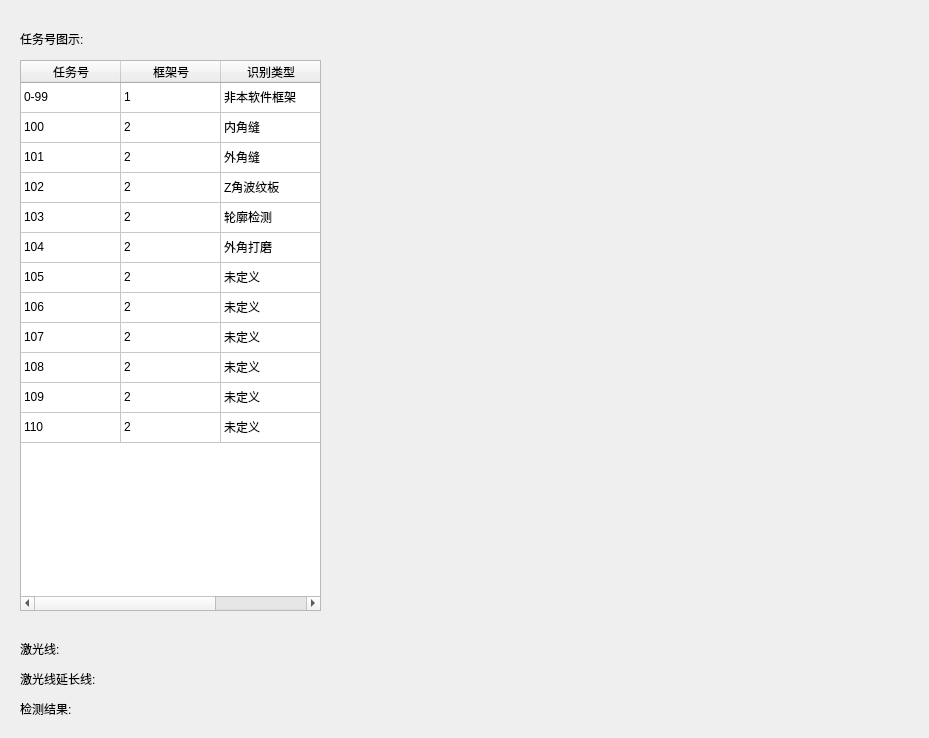
<?xml version="1.0" encoding="UTF-8"?>
<ui version="4.0">
 <class>showtasknumdlg</class>
 <widget class="QDialog" name="showtasknumdlg">
  <property name="geometry">
   <rect>
    <x>0</x>
    <y>0</y>
    <width>929</width>
    <height>738</height>
   </rect>
  </property>
  <property name="windowTitle">
   <string>Dialog</string>
  </property>
  <widget class="QLabel" name="label">
   <property name="geometry">
    <rect>
     <x>20</x>
     <y>30</y>
     <width>161</width>
     <height>17</height>
    </rect>
   </property>
   <property name="text">
    <string>任务号图示:</string>
   </property>
  </widget>
  <widget class="QTableWidget" name="tableWidget">
   <property name="geometry">
    <rect>
     <x>20</x>
     <y>60</y>
     <width>301</width>
     <height>551</height>
    </rect>
   </property>
   <attribute name="verticalHeaderVisible">
    <bool>false</bool>
   </attribute>
   <row>
    <property name="text">
     <string>Task:</string>
    </property>
   </row>
   <row>
    <property name="text">
     <string>Task:</string>
    </property>
   </row>
   <row>
    <property name="text">
     <string>Task:</string>
    </property>
   </row>
   <row>
    <property name="text">
     <string>Task:</string>
    </property>
   </row>
   <row>
    <property name="text">
     <string>Task:</string>
    </property>
   </row>
   <row>
    <property name="text">
     <string>Task:</string>
    </property>
   </row>
   <row>
    <property name="text">
     <string>Task:</string>
    </property>
   </row>
   <row>
    <property name="text">
     <string>Task:</string>
    </property>
   </row>
   <row>
    <property name="text">
     <string>Task:</string>
    </property>
   </row>
   <row>
    <property name="text">
     <string>Task:</string>
    </property>
   </row>
   <row>
    <property name="text">
     <string>Task:</string>
    </property>
   </row>
   <row>
    <property name="text">
     <string>Task:</string>
    </property>
   </row>
   <column>
    <property name="text">
     <string>任务号</string>
    </property>
   </column>
   <column>
    <property name="text">
     <string>框架号</string>
    </property>
   </column>
   <column>
    <property name="text">
     <string>识别类型</string>
    </property>
   </column>
   <item row="0" column="0">
    <property name="text">
     <string>0-99</string>
    </property>
   </item>
   <item row="0" column="1">
    <property name="text">
     <string>1</string>
    </property>
   </item>
   <item row="0" column="2">
    <property name="text">
     <string>非本软件框架</string>
    </property>
   </item>
   <item row="1" column="0">
    <property name="text">
     <string>100</string>
    </property>
   </item>
   <item row="1" column="1">
    <property name="text">
     <string>2</string>
    </property>
   </item>
   <item row="1" column="2">
    <property name="text">
     <string>内角缝</string>
    </property>
   </item>
   <item row="2" column="0">
    <property name="text">
     <string>101</string>
    </property>
   </item>
   <item row="2" column="1">
    <property name="text">
     <string>2</string>
    </property>
   </item>
   <item row="2" column="2">
    <property name="text">
     <string>外角缝</string>
    </property>
   </item>
   <item row="3" column="0">
    <property name="text">
     <string>102</string>
    </property>
   </item>
   <item row="3" column="1">
    <property name="text">
     <string>2</string>
    </property>
   </item>
   <item row="3" column="2">
    <property name="text">
     <string>Z角波纹板</string>
    </property>
   </item>
   <item row="4" column="0">
    <property name="text">
     <string>103</string>
    </property>
   </item>
   <item row="4" column="1">
    <property name="text">
     <string>2</string>
    </property>
   </item>
   <item row="4" column="2">
    <property name="text">
     <string>轮廓检测</string>
    </property>
   </item>
   <item row="5" column="0">
    <property name="text">
     <string>104</string>
    </property>
   </item>
   <item row="5" column="1">
    <property name="text">
     <string>2</string>
    </property>
   </item>
   <item row="5" column="2">
    <property name="text">
     <string>外角打磨</string>
    </property>
   </item>
   <item row="6" column="0">
    <property name="text">
     <string>105</string>
    </property>
   </item>
   <item row="6" column="1">
    <property name="text">
     <string>2</string>
    </property>
   </item>
   <item row="6" column="2">
    <property name="text">
     <string>未定义</string>
    </property>
   </item>
   <item row="7" column="0">
    <property name="text">
     <string>106</string>
    </property>
   </item>
   <item row="7" column="1">
    <property name="text">
     <string>2</string>
    </property>
   </item>
   <item row="7" column="2">
    <property name="text">
     <string>未定义</string>
    </property>
   </item>
   <item row="8" column="0">
    <property name="text">
     <string>107</string>
    </property>
   </item>
   <item row="8" column="1">
    <property name="text">
     <string>2</string>
    </property>
   </item>
   <item row="8" column="2">
    <property name="text">
     <string>未定义</string>
    </property>
   </item>
   <item row="9" column="0">
    <property name="text">
     <string>108</string>
    </property>
   </item>
   <item row="9" column="1">
    <property name="text">
     <string>2</string>
    </property>
   </item>
   <item row="9" column="2">
    <property name="text">
     <string>未定义</string>
    </property>
   </item>
   <item row="10" column="0">
    <property name="text">
     <string>109</string>
    </property>
   </item>
   <item row="10" column="1">
    <property name="text">
     <string>2</string>
    </property>
   </item>
   <item row="10" column="2">
    <property name="text">
     <string>未定义</string>
    </property>
   </item>
   <item row="11" column="0">
    <property name="text">
     <string>110</string>
    </property>
   </item>
   <item row="11" column="1">
    <property name="text">
     <string>2</string>
    </property>
   </item>
   <item row="11" column="2">
    <property name="text">
     <string>未定义</string>
    </property>
   </item>
  </widget>
  <widget class="QLabel" name="labelshow">
   <property name="geometry">
    <rect>
     <x>340</x>
     <y>60</y>
     <width>571</width>
     <height>661</height>
    </rect>
   </property>
   <property name="text">
    <string/>
   </property>
  </widget>
  <widget class="QLabel" name="label_2">
   <property name="geometry">
    <rect>
     <x>20</x>
     <y>640</y>
     <width>61</width>
     <height>17</height>
    </rect>
   </property>
   <property name="text">
    <string>激光线:</string>
   </property>
  </widget>
  <widget class="QLabel" name="label_3">
   <property name="geometry">
    <rect>
     <x>20</x>
     <y>670</y>
     <width>101</width>
     <height>17</height>
    </rect>
   </property>
   <property name="text">
    <string>激光线延长线:</string>
   </property>
  </widget>
  <widget class="QLabel" name="label_4">
   <property name="geometry">
    <rect>
     <x>20</x>
     <y>700</y>
     <width>67</width>
     <height>17</height>
    </rect>
   </property>
   <property name="text">
    <string>检测结果:</string>
   </property>
  </widget>
 </widget>
 <resources/>
 <connections/>
</ui>
